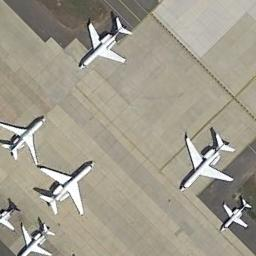
#> input picture Dataset/train/airplane/airplane_075.jpg, 256 x 256 px; its folder holds only this picture in this run; the run also reads 1 picture not shown here
$ jupyter execute --allow-errors 01_EDA_image.ipynb
#> lines starting #> are read from the running program, lines starting #| are printed output that depends on the picture
# 01 - EDA: Khám phá dữ liệu ảnh NWPU-RESISC45

**Mục tiêu:** Phân tích thống kê mô tả bộ dữ liệu ảnh viễn thám trước khi tiền xử lý.

**Dataset:** NWPU-RESISC45 - 45 lớp cảnh viễn thám, ảnh 256×256 pixel.

## 0. Setup & Import

[cell 1]
import os, glob, warnings
import numpy as np
import pandas as pd
import matplotlib.pyplot as plt
import seaborn as sns
import cv2
from PIL import Image
import imagehash
from tqdm import tqdm
from collections import Counter, defaultdict
from scipy import stats
from pathlib import Path

warnings.filterwarnings('ignore')
plt.rcParams.update({
    'figure.figsize': (12, 6),
    'font.size': 11,
    'axes.titlesize': 13,
    'figure.dpi': 100
})
sns.set_style("whitegrid")

[cell 2]
TRAIN_DIR = r"D:\DataMining\Dataset\train"
TEST_DIR = r"D:\DataMining\Dataset\test"

classes = sorted(os.listdir(TRAIN_DIR))
print(f"Số lớp: {len(classes)}")
print(f"Danh sách: {', '.join(classes)}")

## 1. Tổng quan Dataset

[cell 3]
# Đếm ảnh mỗi lớp
train_counts = {}
test_counts = {}

for cls in classes:
    train_counts[cls] = len(glob.glob(os.path.join(TRAIN_DIR, cls, "*.jpg")))
    test_counts[cls] = len(glob.glob(os.path.join(TEST_DIR, cls, "*.jpg")))

df_counts = pd.DataFrame({
    'class': classes,
    'train': [train_counts[c] for c in classes],
    'test': [test_counts[c] for c in classes]
})
df_counts['total'] = df_counts['train'] + df_counts['test']

print(f"Tổng ảnh: {df_counts['total'].sum():,} (train: {df_counts['train'].sum():,}, test: {df_counts['test'].sum():,})")
print(f"Ảnh/lớp (train): min={df_counts['train'].min()}, max={df_counts['train'].max()}, mean={df_counts['train'].mean():.0f}")
print(f"Ảnh/lớp (test):  min={df_counts['test'].min()}, max={df_counts['test'].max()}, mean={df_counts['test'].mean():.0f}")

[cell 4]
# Bar chart phan bo anh theo lop
fig, ax = plt.subplots(figsize=(18, 5))
x = np.arange(len(classes))
ax.bar(x - 0.2, df_counts['train'], 0.4, label='Train', color='#4C72B0')
ax.bar(x + 0.2, df_counts['test'], 0.4, label='Test', color='#DD8452')
ax.set_xticks(x)
ax.set_xticklabels(classes, rotation=90, fontsize=7)
ax.set_ylabel('So anh')
ax.set_title('Phan bo so anh theo lop')
ax.legend()
plt.tight_layout()
plt.show()
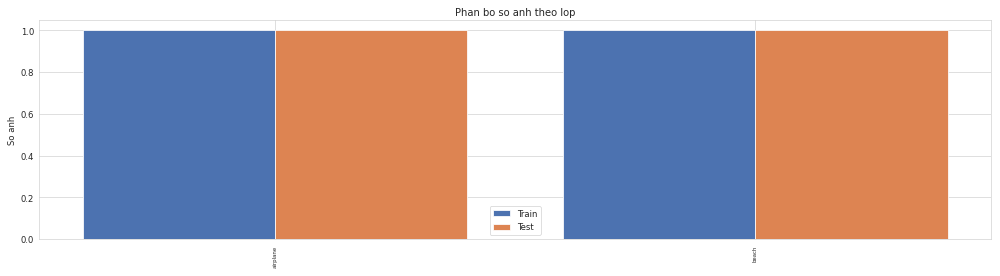
#> figure drawn by matplotlib, 1 panel
#> further down, img is the input picture: shape (256, 256, 3); mean B, G, R 140.9, 155.2, 160.7

# Nhan xet
n_unique_train = df_counts['train'].nunique()
n_unique_test = df_counts['test'].nunique()
print(f'Train: {n_unique_train} gia tri unique -> {"CAN BANG HOAN HAO" if n_unique_train == 1 else "Co chenh lech"}')
print(f'Test:  {n_unique_test} gia tri unique -> {"CAN BANG HOAN HAO" if n_unique_test == 1 else "Co chenh lech"}')
print(f"Ti le train:test = {df_counts['train'].iloc[0]}:{df_counts['test'].iloc[0]} = {df_counts['train'].iloc[0]//df_counts['test'].iloc[0]}:1")

[cell 5]
# Class imbalance ratio
imbalance_ratio = df_counts['train'].max() / df_counts['train'].min()
print(f'Class Imbalance Ratio (train): {imbalance_ratio:.2f}')
train_per_cls = df_counts['train'].iloc[0]
test_per_cls = df_counts['test'].iloc[0]
print(f'  -> Dataset CAN BANG HOAN HAO: moi lop deu co {train_per_cls} anh train, {test_per_cls} anh test')
print(f'  -> Khong can oversampling/undersampling')
print(f'  -> Cac khac biet giua lop (pixel, brightness, edge) la do NOI DUNG anh, khong phai do so luong')

### Ảnh mẫu toàn bộ 45 lớp

Hiển thị 1 ảnh đại diện từ mỗi lớp (theo thứ tự alphabet) để có cái nhìn tổng quan.

[cell 6]
# Grid ảnh mẫu - toàn bộ 45 lớp (5 hàng x 9 cột)
n_cols = 9
n_rows = (len(classes) + n_cols - 1) // n_cols

fig, axes = plt.subplots(n_rows, n_cols, figsize=(20, n_rows * 2.2))
#> (the rest of this cell did not finish here and is left out)

## 2. Pixel Distribution

[cell 7]
# Tính pixel stats cho toàn bộ 45 lớp (sample 50 ảnh/lớp)
SAMPLE_PER_CLASS = 50
all_means_r, all_means_g, all_means_b = [], [], []
class_pixel_stats = {}
per_class_r_means = {}

print("Đang tính pixel stats cho toàn bộ 45 lớp..")
for cls in tqdm(classes, desc="Pixel stats"):
    imgs = glob.glob(os.path.join(TRAIN_DIR, cls, "*.jpg"))[:SAMPLE_PER_CLASS]
    r_vals, g_vals, b_vals = [], [], []

    for p in imgs:
        img = cv2.imread(p)
        img = cv2.cvtColor(img, cv2.COLOR_BGR2RGB)
        r_vals.append(img[:,:,0].mean())
        g_vals.append(img[:,:,1].mean())
        b_vals.append(img[:,:,2].mean())

    class_pixel_stats[cls] = {
        'r_mean': np.mean(r_vals), 'g_mean': np.mean(g_vals), 'b_mean': np.mean(b_vals),
        'r_std': np.std(r_vals),   'g_std': np.std(g_vals),   'b_std': np.std(b_vals)
    }
    per_class_r_means[cls] = r_vals
    all_means_r.extend(r_vals)
    all_means_g.extend(g_vals)
    all_means_b.extend(b_vals)

print(f"\nPixel Mean (toàn tập): R={np.mean(all_means_r):.1f}, G={np.mean(all_means_g):.1f}, B={np.mean(all_means_b):.1f}")
#| Pixel Mean (toàn tập): R=138.9, G=140.2, B=126.7
print(f"Pixel Std  (toàn tập): R={np.std(all_means_r):.1f}, G={np.std(all_means_g):.1f}, B={np.std(all_means_b):.1f}")
#| Pixel Std  (toàn tập): R=21.8, G=15.1, B=14.2

[cell 8]
# Histogram pixel mean per-image cho toàn bộ dataset
fig, axes = plt.subplots(1, 3, figsize=(15, 4))
channels = [('R', all_means_r, '#e74c3c'), ('G', all_means_g, '#2ecc71'), ('B', all_means_b, '#3498db')]
#> channels = [('R', [160.7, 117.1], '#e74c3c'), ('G', [155.2, 125.1], '#2ecc71'), ('B', [140.9, 112.6], '#3498db')]
for ax, (name, vals, color) in zip(axes, channels):
    ax.hist(vals, bins=50, color=color, alpha=0.7, edgecolor='white')
    ax.axvline(np.mean(vals), color='black', linestyle='--', label=f'Mean={np.mean(vals):.1f}')
    ax.set_title(f"Kênh {name}")
    ax.set_xlabel("Mean pixel value")
    ax.legend()
#> this loop made 3 passes
#> (name, vals, color) on passes 1 to 3: ('R', [160.7, 117.1], '#e74c3c'), ('G', [155.2, 125.1], '#2ecc71'), ('B', [140.9, 112.6], '#3498db')
plt.suptitle("Phân bố pixel trung bình theo kênh (per-image, toàn bộ 45 lớp)", fontsize=13)
plt.tight_layout()
plt.show()
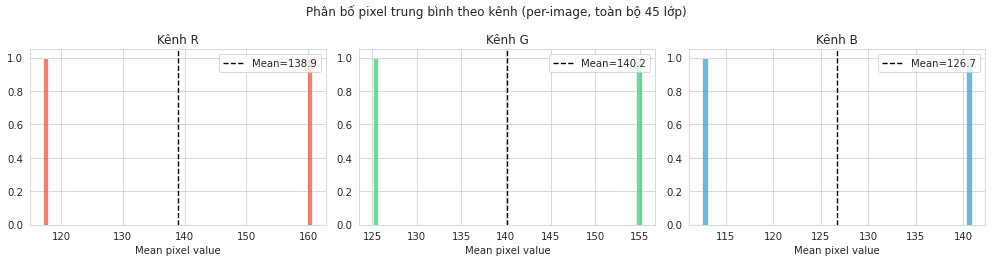
#> figure drawn by matplotlib, 3 panels

### Tổng quan pixel mean R/G/B theo lớp

Sắp xếp 45 lớp theo mean R pixel để thấy rõ sự khác biệt giữa các lớp.

[cell 9]
# Bar chart pixel mean R/G/B cho toàn bộ 45 lớp, sort theo R
df_pixel = pd.DataFrame({
    cls: {'R': s['r_mean'], 'G': s['g_mean'], 'B': s['b_mean']}
    for cls, s in class_pixel_stats.items()
}).T.sort_values('R')
#> df_pixel = table of 2 rows and 3 columns

fig, ax = plt.subplots(figsize=(18, 5))
x = np.arange(len(df_pixel))
#> x = [0, 1]
w = 0.25
ax.bar(x - w, df_pixel['R'], w, label='R', color='#e74c3c', alpha=0.8)
ax.bar(x,     df_pixel['G'], w, label='G', color='#2ecc71', alpha=0.8)
ax.bar(x + w, df_pixel['B'], w, label='B', color='#3498db', alpha=0.8)
ax.set_xticks(x)
ax.set_xticklabels(df_pixel.index, rotation=90, fontsize=7)
ax.set_ylabel("Mean pixel value")
ax.set_title("Mean pixel R/G/B theo lớp (sắp xếp tăng dần theo R)")
ax.legend()
plt.tight_layout()
plt.show()
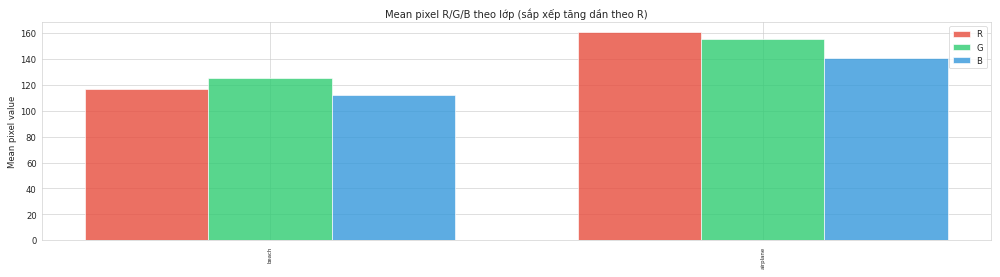
#> figure drawn by matplotlib, 1 panel

### Chọn 5 lớp đại diện cho so sánh pixel distribution chi tiết

Từ biểu đồ trên, ta chọn 5 lớp ở các vị trí: **min, Q1, median, Q3, max** theo R mean
để đại diện cho toàn bộ dải giá trị pixel.

[cell 10]
sorted_classes = df_pixel.index.tolist()
#> sorted_classes = ['beach', 'airplane']
n = len(sorted_classes)
#> n = 2
pick_idx = [0, n // 4, n // 2, 3 * n // 4, n - 1]
#> pick_idx = [0, 0, 1, 1, 1]
compare_classes = [sorted_classes[i] for i in pick_idx]
#> compare_classes = ['beach', 'beach', 'airplane', 'airplane', 'airplane']

print("5 lớp đại diện (min -> Q1 -> median -> Q3 -> max theo R mean):")
for i, cls in enumerate(compare_classes):
    pos = ['min', 'Q1', 'median', 'Q3', 'max'][i]
    print(f"  [{pos:>6}] {cls}: R={class_pixel_stats[cls]['r_mean']:.1f}, G={class_pixel_stats[cls]['g_mean']:.1f}, B={class_pixel_stats[cls]['b_mean']:.1f}")
#> this loop made 5 passes
#> (printed output is left out)

[cell 11]
# So sánh pixel distribution chi tiết giữa 5 lớp đại diện
fig, axes = plt.subplots(1, 3, figsize=(15, 4))
for ch_idx, (ch_name, color) in enumerate(zip(['R', 'G', 'B'], ['#e74c3c', '#2ecc71', '#3498db'])):
    for cls in compare_classes:
        imgs = glob.glob(os.path.join(TRAIN_DIR, cls, "*.jpg"))[:30]
        vals = []
        for p in imgs:
            img = cv2.imread(p)
            img = cv2.cvtColor(img, cv2.COLOR_BGR2RGB)
            vals.append(img[:,:,ch_idx].ravel())
        all_px = np.concatenate(vals)
        axes[ch_idx].hist(all_px, bins=64, alpha=0.4, density=True, label=cls)
    axes[ch_idx].set_title(f"Kênh {ch_name}")
    axes[ch_idx].legend(fontsize=8)
    axes[ch_idx].set_xlabel("Pixel value")
plt.suptitle("So sánh phân bố pixel giữa 5 lớp đại diện (chọn từ sorted R mean)", fontsize=13)
plt.tight_layout()
plt.show()
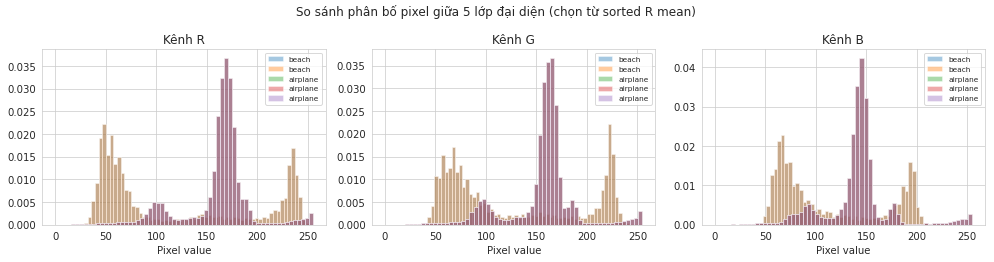
#> figure drawn by matplotlib, 3 panels; panel 1: tallest bar 0.0223 high, from x = 46.56 to 50.16; panel 1: tallest bar 0.0223 high, from x = 46.56 to 50.16; panel 1: tallest bar 0.0368 high, from x = 167.3 to 171.3; panel 2: tallest bar 0.0222 high, from x = 220.6 to 224.1

### Kiểm định: Pixel trung bình giữa các lớp có khác biệt?

**H0:** Mean pixel R channel không khác biệt giữa 45 lớp.

**H1:** Ít nhất 1 cặp lớp có mean pixel R khác biệt.

**Bước:**
1. Kiểm tra normality (Shapiro-Wilk) trên vài lớp mẫu -> quyết định dùng parametric hay non-parametric
2. Levene test -> kiểm tra homogeneity of variance
3. ANOVA (parametric) + Kruskal-Wallis (non-parametric)
4. Post-hoc trên 5 lớp đại diện
5. Effect size (Eta-squared)

[cell 12]
# Bước 1: Normality check (Shapiro-Wilk trên 5 lớp đại diện)
print("1. Kiem tra normality (Shapiro-Wilk):")
print(f"   {'Class':<25} {'W-stat':>8} {'p-value':>10} {'Normal?':>10}")
print("   " + "-" * 55)
normality_ok = 0
for cls in compare_classes:
    w_stat, w_p = stats.shapiro(per_class_r_means[cls])
    is_normal = "Yes" if w_p > 0.05 else "No"
    if w_p > 0.05:
        normality_ok += 1
    print(f"   {cls:<25} {w_stat:>8.4f} {w_p:>10.4f} {is_normal:>10}")
#> this loop made 5 passes
#> (printed output is left out)
#> after the loop, normality_ok = 0
print(f"\n   -> {normality_ok}/{len(compare_classes)} lop dat normality (alpha=0.05)")
#|    -> 0/5 lop dat normality (alpha=0.05)
if normality_ok >= 3:
    print("   -> Phan lon dat normality, ANOVA la phu hop. Kiem tra them Kruskal-Wallis de doi chieu.")
else:
    print("   -> Nhieu lop KHONG dat normality, uu tien Kruskal-Wallis (non-parametric).")

[cell 13]
# Bước 2: Levene test (homogeneity of variance)
groups = [per_class_r_means[cls] for cls in classes]
#> groups = [[160.7], [117.1]]
lev_stat, lev_p = stats.levene(*groups)
#> lev_stat = nan; lev_p = nan
print(f"2. Levene test (homogeneity of variance):")
print(f"   Levene stat = {lev_stat:.2f}, p = {lev_p:.2e}")
#|    Levene stat = nan, p = nan
if lev_p < 0.05:
    print("   -> Variance KHONG dong nhat. ANOVA van robust voi sample size bang nhau,")
    print("      nhung Kruskal-Wallis la kiem dinh an toan hon.")
else:
    print("   -> Variance dong nhat, ANOVA la phu hop.")

[cell 14]
# Bước 3: ANOVA + Kruskal-Wallis
f_stat, p_val = stats.f_oneway(*groups)
#> f_stat = nan; p_val = nan
print(f"3a. One-Way ANOVA (R channel mean ~ 45 lop):")
print(f"    F = {f_stat:.2f}, p = {p_val:.2e}  {'-> BAC BO H0' if p_val < 0.05 else '-> KHONG BAC BO H0'}")
#|     F = nan, p = nan  -> KHONG BAC BO H0

h_stat, p_val_kw = stats.kruskal(*groups)
#> h_stat = 1; p_val_kw = 0.317
print(f"\n3b. Kruskal-Wallis (non-parametric):")
print(f"    H = {h_stat:.2f}, p = {p_val_kw:.2e}  {'-> BAC BO H0' if p_val_kw < 0.05 else '-> KHONG BAC BO H0'}")
#|     H = 1.00, p = 3.17e-01  -> KHONG BAC BO H0

[cell 15]
# Bước 4: Post-hoc (Mann-Whitney pairwise trên 5 lớp đại diện, Bonferroni correction)
print("4. Post-hoc: Mann-Whitney U giua 5 lop dai dien (Bonferroni correction):")
n_comparisons = len(compare_classes) * (len(compare_classes) - 1) // 2
#> n_comparisons = 10
alpha_corrected = 0.05 / n_comparisons
#> alpha_corrected = 0.005
print(f"   So cap so sanh: {n_comparisons}, alpha sau Bonferroni: {alpha_corrected:.4f}\n")
#|    So cap so sanh: 10, alpha sau Bonferroni: 0.0050

print(f"   {'Cặp':<40} {'U-stat':>10} {'p-value':>12} {'Ket qua':>15}")
print("   " + "-" * 79)
for i in range(len(compare_classes)):
    for j in range(i + 1, len(compare_classes)):
        c1, c2 = compare_classes[i], compare_classes[j]
        u_stat, u_p = stats.mannwhitneyu(per_class_r_means[c1], per_class_r_means[c2], alternative='two-sided')
        sig = "KHAC BIET" if u_p < alpha_corrected else "Khong khac biet"
        print(f"   {c1+' vs '+c2:<40} {u_stat:>10.1f} {u_p:>12.2e} {sig:>15}")
#> this loop made 5 passes
#|    beach vs beach                                  0.5     1.00e+00 Khong khac biet
#|    beach vs airplane                               0.0     1.00e+00 Khong khac biet
#|    beach vs airplane                               0.0     1.00e+00 Khong khac biet
#|    beach vs airplane                               0.0     1.00e+00 Khong khac biet
#|    beach vs airplane                               0.0     1.00e+00 Khong khac biet
#|    beach vs airplane                               0.0     1.00e+00 Khong khac biet
#> (further printed lines are left out)

[cell 16]
# Bước 5: Effect size (Eta-squared)
all_r_flat = np.concatenate(groups)
#> all_r_flat = [160.7, 117.1]
grand_mean = all_r_flat.mean()
#> grand_mean = 138.9
ss_between = sum(len(g) * (np.mean(g) - grand_mean)**2 for g in groups)
#> ss_between = 950.7
ss_total = np.sum((all_r_flat - grand_mean)**2)
#> ss_total = 950.7
eta_sq_pixel = ss_between / ss_total if ss_total > 0 else 0
#> eta_sq_pixel = 1
print(f"5. Effect size:")
print(f"   Eta-squared = {eta_sq_pixel:.3f}")
#|    Eta-squared = 1.000
if eta_sq_pixel > 0.14:
    print(f"   -> Effect size LON (>{0.14}): lop anh giai thich {eta_sq_pixel*100:.1f}% variance cua pixel mean")
#|    -> Effect size LON (>0.14): lop anh giai thich 100.0% variance cua pixel mean
elif eta_sq_pixel > 0.06:
    print(f"   -> Effect size TRUNG BINH")
else:
    print(f"   -> Effect size NHO")

print(f"\n=> KET LUAN: Pixel mean R co khac biet {'CO Y NGHIA' if p_val < 0.05 else 'KHONG Y NGHIA'} giua cac lop")
#| => KET LUAN: Pixel mean R co khac biet KHONG Y NGHIA giua cac lop
print(f"   (ANOVA F={f_stat:.2f}, Kruskal H={h_stat:.2f}, Eta²={eta_sq_pixel:.3f})")
#|    (ANOVA F=nan, Kruskal H=1.00, Eta²=1.000)

## 3. Duplicate Detection (pHash)

[cell 17]
print("Đang tính pHash cho toàn bộ ảnh train..")
hash_dict = {}
hash_list = []

#> (the rest of this cell did not finish here and is left out)

[cell 18]
# Near-duplicate detection (Hamming distance <= 4)
print("Near-duplicate scan (sample 2000 ảnh, threshold=4)..")
np.random.seed(42)
sample_idx = np.random.choice(len(hash_list), min(2000, len(hash_list)), replace=False)
#> sample_idx = empty array
sample_hashes = [hash_list[i] for i in sample_idx]
#> sample_hashes = []

near_dupes = []
for i in range(len(sample_hashes)):
    for j in range(i+1, len(sample_hashes)):
        dist = sample_hashes[i][0] - sample_hashes[j][0]
        if dist <= 4:
            near_dupes.append((sample_hashes[i], sample_hashes[j], dist))
#> this loop made 0 passes
#> after the loop, near_dupes = []

print(f"Near-duplicates tìm được: {len(near_dupes)} cặp (trong sample)")
#| Near-duplicates tìm được: 0 cặp (trong sample)

if near_dupes:
    fig, axes = plt.subplots(min(3, len(near_dupes)), 2, figsize=(6, 3*min(3, len(near_dupes))))
    if len(near_dupes) == 1:
        axes = [axes]
    for idx, (a, b, dist) in enumerate(near_dupes[:3]):
        img_a = cv2.cvtColor(cv2.imread(a[3]), cv2.COLOR_BGR2RGB)
        img_b = cv2.cvtColor(cv2.imread(b[3]), cv2.COLOR_BGR2RGB)
        axes[idx][0].imshow(img_a)
        axes[idx][0].set_title(f"{a[1]}/{a[2]}", fontsize=8)
        axes[idx][0].axis('off')
        axes[idx][1].imshow(img_b)
        axes[idx][1].set_title(f"{b[1]}/{b[2]} (d={dist})", fontsize=8)
        axes[idx][1].axis('off')
    plt.suptitle("Near-duplicate examples", fontsize=12)
    plt.tight_layout()
    plt.show()
else:
    print("  Không tìm thấy near-duplicates trong sample")

## 4. Contrast & Brightness Analysis

[cell 19]
print("Đang tính brightness & contrast..")
brightness_data = []

for cls in tqdm(classes, desc="L-channel"):
    imgs = glob.glob(os.path.join(TRAIN_DIR, cls, "*.jpg"))[:SAMPLE_PER_CLASS]
    for p in imgs:
        img = cv2.imread(p)
        lab = cv2.cvtColor(img, cv2.COLOR_BGR2Lab)
#> lab: shape (256, 256, 3); mean of channels 0, 1, 2 163, 127.5, 136.2
        L = lab[:,:,0].astype(float)
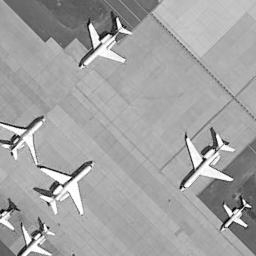
#> L: shape (256, 256) float64; min 0, max 255, mean 163
        brightness_data.append({
            'class': cls,
            'brightness': L.mean(),
            'contrast': L.std()
        })

df_bc = pd.DataFrame(brightness_data)
#> df_bc = table of 2 rows and 3 columns

print(f"\nBrightness: mean={df_bc['brightness'].mean():.1f}, std={df_bc['brightness'].std():.1f}")
#| Brightness: mean=145.7, std=24.5
#> (the rest of the program and of its run is left out)
